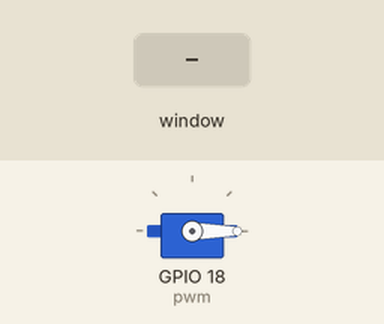
The program below on a simulated Raspberry Pi (BCM pin numbers). Shown: servo. The inputs (shaded band) are chosen by the test bench. The desktop window is not drawn, its controls go by their first labels and the mouse button is held 0.15 s; servo angles are drawn from the pulse width (0.5 ms = 0°, 2.5 ms = 180°).

Above: at 1.2 s.
1.3 s: slider 1 in the window set to 90
At 1.9 s:
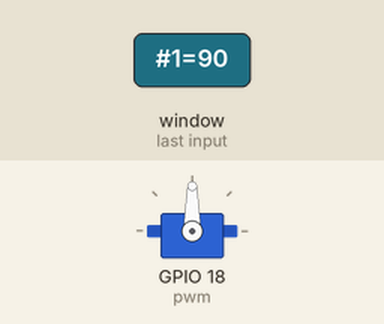
2.8 s: slider 1 in the window set to 180
At 4.0 s:
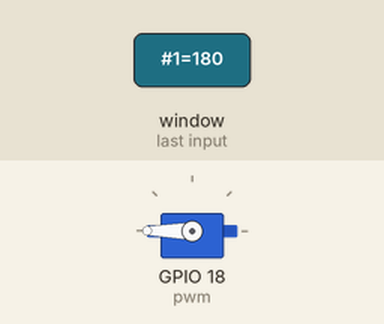
4.3 s: slider 1 in the window set to 45
At 5.3 s:
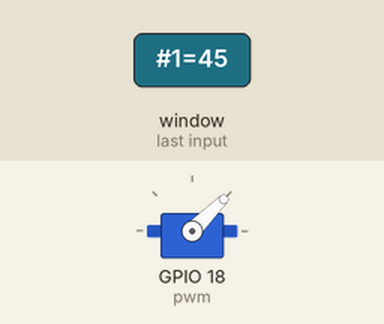
5.8 s: slider 1 in the window set to 0
At 6.5 s:
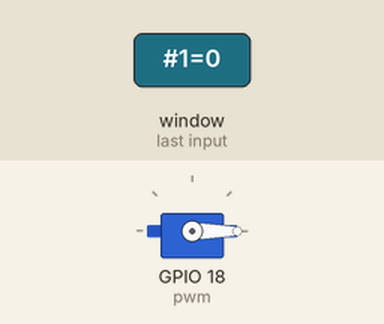
Timing chart, 0 to 8.3 s (numbered marks = the images above; inputs shaded):
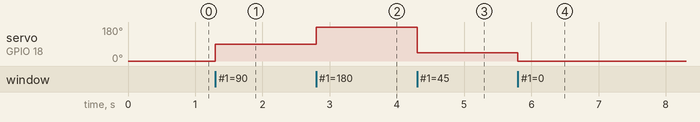

The program:

activity5-servo.py
```python
#Servo demonstration. GUI slider code by Simon Monk. Servo control by Brian and Chris Cox
#Updated 11/23/18
from tkinter import *     # Loads Python's GUI package
import RPi.GPIO as GPIO   # Loads the module to support for the RPi's GPIO and gives it the name GPIO
import time               # Loads Python time support

GPIO.setmode(GPIO.BCM)    # Sets board numbering using the Broadcom SOC numbering scheme. As opposed to BOARD which refers to the pin numbers on the P1 header of the RPi's board
GPIO.setup(18, GPIO.OUT)  # Sets GPIO pin as an output
pwm = GPIO.PWM(18, 50)    # Loads PWM support and sets the frequency at 50Hz
pwm.start(2.5)            # Starts PWM and sets inital duty cycle at 2.5 (0 degrees for the servo)

class App:
    #Define variables that will be used to calculate duty cycle
    in1 = 0
    in2 = 180
    out1 = 2.5
    out2 = 12.5
    fltOffset = 10 #Determined by (out2 - out1)

    def __init__(self, master):
        frame = Frame(master)
        frame.pack()
        bt1 = Button(master, text="Exit", command=self.Exit)
        bt1.pack()
        scale = Scale(frame, from_=0, to=180,
              orient=HORIZONTAL, command=self.update)
        scale.grid(row=0)


    def update(self, angle):
        #The formula below determines the duty cycle it by taking the angle selected by the user (0 to 180) and matching it to a number in the range needed for the duty cycle (2.5 to 12.5).
        #A duty cycle of 2.5 is interpreted as 0 degrees by the servo. A duty cycle of 12.5 is interpreted as 180 by the servo.
        #Inspired by the map() function in Arduino C. Actual formula is duty = (angle-in1)/(in2-in1)*(out2-out1)+out1
        duty = ((float(angle) / self.in2) * self.fltOffset) + self.out1
        #Sends duty cycle to servo
        pwm.ChangeDutyCycle(duty)

    def Exit(self):                               # Creates exit button which will clean the GPIO pins and close the window
        GPIO.cleanup()
        root.destroy()

# Sets parmeters for the main window
root = Tk()
root.wm_title('Servo Control')
app = App(root)
root.geometry("400x80+0+0")
root.mainloop()
```

Measured:
- after the input at 1.3 s, servo on GPIO 18 (pwm): 0° → 90° at once
- after the input at 2.8 s, servo on GPIO 18 (pwm): 90° → 180° at once
- after the input at 4.3 s, servo on GPIO 18 (pwm): 180° → 45° at once
- after the input at 5.8 s, servo on GPIO 18 (pwm): 45° → 0° at once
